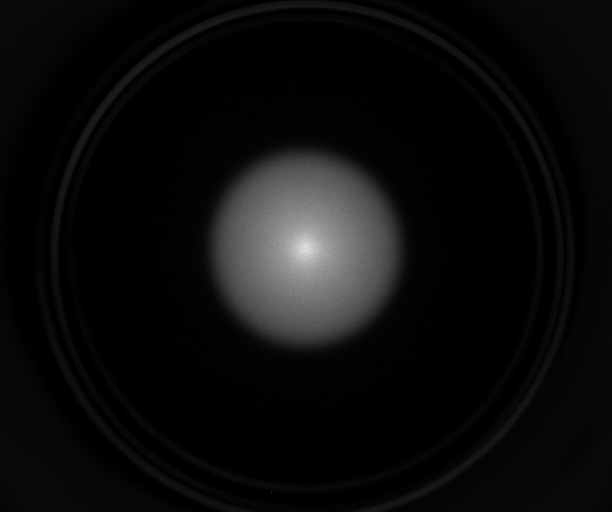
%> input picture Esperienze/Esperienza 3/CAMimages/plasma/plasma010.tif, 1224 x 1024 px (shown at 1/2 size)
$ octave discrete_poisson.m   (GNU Octave 9; MATLAB toolbox functions it lacks are replaced by stand-ins)
%> lines starting %> are read from the running program, lines starting %| are printed output that depends on the picture
%-------------------------------------------------------------------------%
%        Algoritmo per risolvere il problema di Poisson discreto          %
%-------------------------------------------------------------------------%

close all
clear all

%-------------------------------------------------------------------------%
%           Funzione per effettuare il cambio di coordinate da            %
%                         cartesiane a polari                             %
%-------------------------------------------------------------------------%
function polar = cambio_coord(image, xr, yr, radius)
%> called with xr = 502, yr = 602, radius = 418
    % Numero celle per la griglia polare
    nr = radius; nt = floor(0.785 * radius);

    % Faccio l'interpolazione bilineare
    polar = zeros(nt, nr);
    for m=0:(nt-1)
        for n=0:nr

            % Calcolo le coordinate dell'asse della trappola
            xp = n * cos(2*m*pi/nt) + xr;
            yp = n * sin(2*m*pi/nt) + yr;

            % Determino gli strumenti che mi consentiranno di effettuare
            % l'interpolazione bilineare
            fxp = floor(xp); fyp = floor(yp);
            dx = xp-fxp; dy = yp - fyp;

            % Faccio l'interpolazione bilineare
            polar(m+1, n+1) = image(fxp, fyp) * (1 - dx) * (1-dy) + image(fxp + 1, fyp) * dx * (1 - dy) + image(fxp, fyp + 1) * (1 - dx) * dy + image(fxp + 1, fyp + 1) * dx * dy;
        end
    end
end


%-------------------------------------------------------------------------%
%        Funzione per risolvere un sistema tridiagonale trattando         %
%                    le sole diagonali principali                         %
%-------------------------------------------------------------------------%
function res = thomasDiag(a, b, c, n)

    if (length(a) ~= (length(b) - 1)) | (length(c) ~= (length(b)-1))
        disp("Dimensioni delle diagonali errate: controllare come vengono passati gli argomenti");
    end

    for i=1:length(a)
        b(i+1) = b(i+1) - c(i) * a(i)/b(i);
        n(i+1) = n(i+1) - c(i) * n(i)/b(i);
        c(i) = 0;
    end

    res = zeros(length(b), 1);
    res(length(b)) = n(length(b))/b(length(b));
    for i=1:length(b)-1
        res(length(b)-i) = (n(length(b)-i) - a(length(b)-i)*res(length(b)-i+1))/b(length(b)-i);
    end
end


%-------------------------------------------------------------------------%
%                Funzione per effettivamente risolvere il                 %
%                          problema di Poisson                            %
%-------------------------------------------------------------------------%
function pot = discrPoisson(rho, bc)

    % Controllo le dimensioni dei vettori forniti
    dim = size(rho); nth = dim(1); nr = dim(2);

    if dim(1) ~= length(bc)
        disp("Dimensioni matrice densità e boundary condition non compatibili")
    end


    % Valuto quale sia la matrice dei termini noti: la fft effettua la
    % trasformata di Fourier per colonne e quindi per come lavoriamo, ossia
    % angoli x posizioni radiali dovrebbe fare al caso nostro. Dobbiamo
    % anche imporre le BC in modo opportuno, ossia tale per cui consentano
    % di determinare il valore delle componenti della trasformata di
    % Fourier del potenziale sulle pareti della trappola
    eps0 = 8.854e-12; term_noti = -fft(rho)/eps0;
    term_noti(:, nr+1) = fft(bc);
    dr = 45e-3/nr; dt = 2*pi/nth; pot = zeros(nth, nr+1);


    % Devo risolvere il problema m volte in modo tale da determinare in
    % tutto il dominio quanto valga il potenziale: dobbiamo stare attenti a
    % quale valore forniamo come input del thomas solver, dato che tutte le
    % matrici con cui stiamo lavorando sono angolo x posizione radiale
    for m=0:(nth-1)

        diag1 = zeros(1, nr);
        diag2 = zeros(1, nr);
        diagP = zeros(1, nr+1);

        % Caso con m = 0, In questo caso dobbiamo porre particolare
        % attenzione alla costruzione della matrice per il thomas solver
        % dato che è l'unico caso che si discosta, per natura fisica, da
        % tutte le altre matrici
        if m == 0
            diagP(1) = - 4/(dr^2);
            diag1(1) = 4/(dr^2);

            for j=2:nr
                diagP(j) = - 2/(dr^2);
                diag1(j) = 1/(dr^2) + 1/(2 * (j-1) * dr^2);
                diag2(j-1) = 1/(dr^2) - 1/(2 * (j-1) * dr^2);
            end

            diagP(nr+1) = 1;
            diag2(nr) = 0;
        end


        if m ~= 0
            diagP(1) = 1;
            diag1(1) = 0;

            bm2 = (sin(m*dt/2)/(dt/2))^2;
            for j=2:nr
                diagP(j) = - 2/(dr^2) - bm2/((2 *(j-1) * dr)^2);
                diag1(j) = 1/(dr^2) + 1/(2 * (j-1) * dr^2);
                diag2(j-1) = 1/(dr^2) - 1/(2 * (j-1) * dr^2);
            end

            diagP(nr+1) = 1;
            diag2(nr) = 0;
        end

        % Risolvo il problema utilizzando l'algoritmo di thomas
        pot(m+1, :) = thomasDiag(diag1, diagP, diag2, term_noti(m+1, :));
    end

    % Faccio l'anti-trasformata e risolvo
    pot = ifft(pot);
end


%-------------------------------------------------------------------------%
%                         Problema di Laplace                             %
%-------------------------------------------------------------------------%

% Densità del plasma presente nella trappola nulla
nr = 419; nth = 328;
dens_nulla = zeros(1024, 1224); dens_nulla = double(dens_nulla);
im_polare = cambio_coord(dens_nulla, 502, 602, nr-1);

% Boundary condition
theta = 0:2*pi/nth:2*pi*(1-1/nth) ; bc = sin(4*theta);

% Determinazione del potenziale
pot = discrPoisson(im_polare, bc);
pot = real(pot); pot(nth+1, :) = pot(1, :);

% Stampo le immagini di plasma prodotte
r = linspace(0,1,420);
th =linspace(0,2*pi,329);

[R,Th] = meshgrid(r,th);
[x,y] = pol2cart(Th, R);

figure(1);
im_polare(:, nr+1) = im_polare(:, nr);
im_polare(nth+1, :) = im_polare(1, :);
colormap('jet'); surface(x, y, im_polare,'FaceAlpha',1,'LineStyle','none','FaceColor','flat'); hold on;
title('Densità nulla'); daspect([1 1 1e-10]); colorbar; objrho = colorbar;
%> after `objrho = colorbar`:
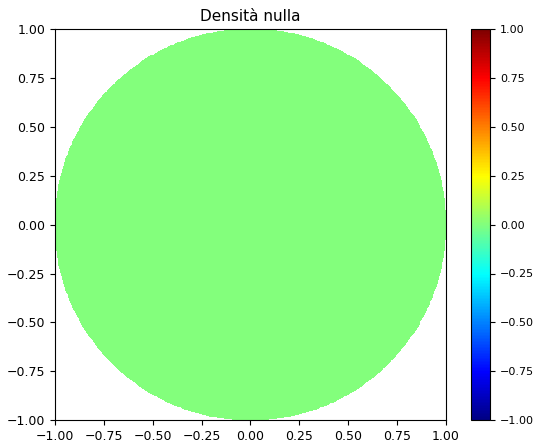
%> figure redrawn from the program's plot data

figure(2);
colormap('jet'); surface(x, y, pot,'FaceAlpha',1,'LineStyle','none','FaceColor','flat'); hold on;
title('Soluzione problema Laplace'); daspect([1 1 1]); colorbar; objrho = colorbar;


%-------------------------------------------------------------------------%
%                         Problema di Poisson                             %
%-------------------------------------------------------------------------%

% Carico immagine da cui andrò a determinare l'andamento del potenziale
% all'interno della trappola
path = '/home/filippo/Desktop/CODICINI/LABO_PLASMI/Esperienze/Esperienza 1/Dati/CAMimages/series2_300ms/plasma010.tif';
nr = 419; nth = floor(0.785 * nr); l_pixel = 45e-3/nr;
k_factor = -4.263e-17; Lp = 0.81; rw = 45e-3;

% Determino quale sia la densità superficiale del plasma, andando
% inizialmente a supporre che il plasma sia esattamente lungo 81 cm, ossia
% la distanza fra i potenziali confinanti (elettrodi C1 e C7)
im_plasma = double(imread(path));
%> im_plasma: size 1024x1224 double; min 4, max 449, mean 26.2; mean of the top-left, top-right, bottom-left and bottom-right quarters 28, 27.8, 23.9, 24.9
im_plasma = im_plasma * k_factor/(l_pixel^2 * Lp);
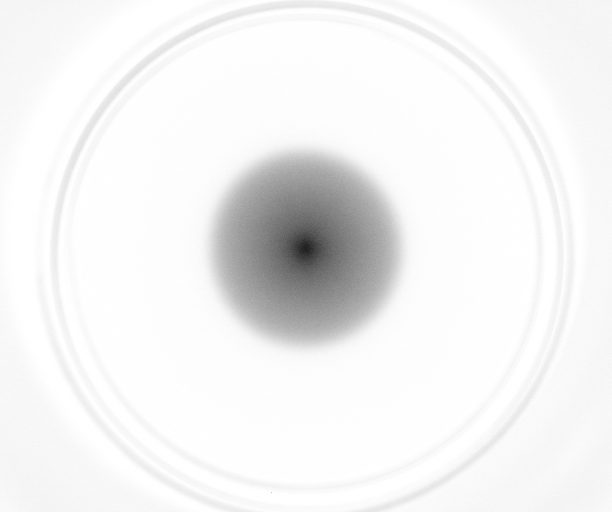
%> im_plasma: size 1024x1224 double (shown at 1/2 size); min -2.05e-06, max -1.83e-08, mean -1.19e-07; drawn with min black and max white
pla_polare = cambio_coord(im_plasma, 502, 602, nr-1);
%> call 2 of cambio_coord, with xr = 502, yr = 602, radius = 418
%> after the loop in cambio_coord (call 2), `for m=0:(nt-1)`:
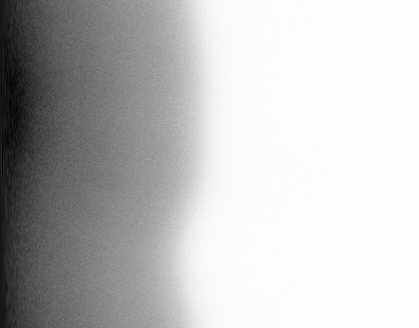
%> polar: size 328x419 double; min -1.88e-06, max -1.83e-08, mean -4.84e-07; drawn with min black and max white
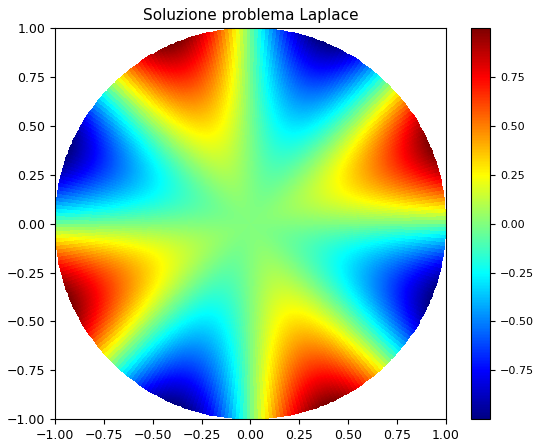
%> figure redrawn from the program's plot data

bc = zeros(nth, 1);
potenziale = discrPoisson(pla_polare, bc); potenziale = real(potenziale);
%> after the loop in discrPoisson (call 2), `for m=0:(nth-1)`: bm2 = 1; diag1 = 419 values, max 130045185.2 at index 2, min 0 at index 1, mean 87174128.7; diag2 = 419 values, max 86593085.8 at index 418, min 0 at index 419, mean 85805624.4; diagP = 420 values, max 1 at index 1, min -195067115 at index 2, mean -172652657.8
%> in discrPoisson (call 2), `pot = ifft(pot);`:
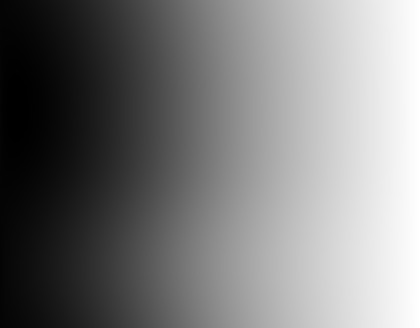
%> pot: size 328x420 double; min -29.6, max 0, mean -15.16; drawn with min black and max white

% Faccio il plot del'immagine appena prodotta in coordinate polari
r = linspace(0,1,nr+1);
th =linspace(0,2*pi,nth+1);

[R,Th] = meshgrid(r,th);
[x,y] = pol2cart(Th, R);

figure(3);
pla_polare(:, nr+1) = pla_polare(:, nr);
pla_polare(nth+1, :) = pla_polare(1, :);
%> pla_polare: size 329x420 double
colormap('jet'); surface(x, y, pla_polare,'FaceAlpha',1,'LineStyle','none','FaceColor','flat'); hold on;
title('Densità di carica','FontSize', 20); daspect([1 1 1e-10]);
cb = colorbar(); ylabel(cb,'C/m^3','FontSize',15,'Rotation',270);
%> after `ylabel(cb,'C/m^3','FontSize',15,'Rotation',270)`:
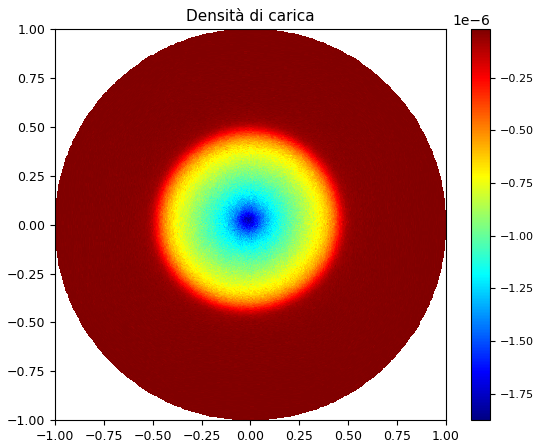
%> figure redrawn from the program's plot data

figure(4);
potenziale(nth+1, :) = potenziale(1,:);
colormap('jet'); surface(x, y, potenziale,'FaceAlpha',1,'LineStyle','none','FaceColor','flat'); hold on;
title('Potenziale di plasma', 'FontSize', 20); daspect([1 1 40]);
cb = colorbar(); ylabel(cb,'V','FontSize',15,'Rotation',270);
%> after `ylabel(cb,'V','FontSize',15,'Rotation',270)`:
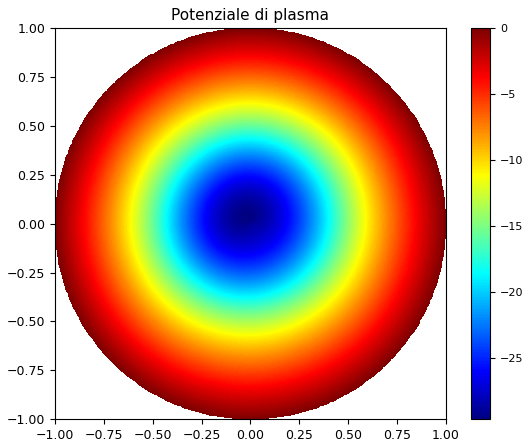
%> figure redrawn from the program's plot data
